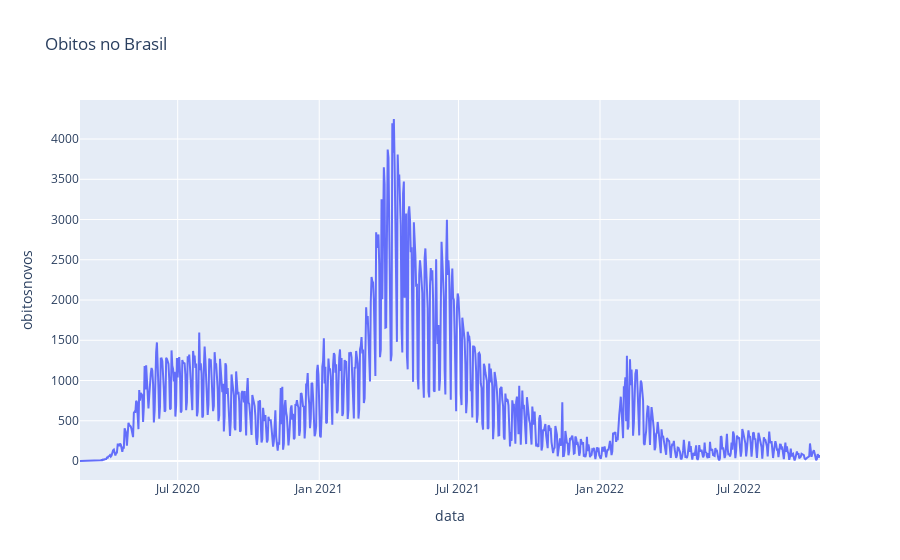

The code cell stored with this chart in its notebook:
### Markdown cell above
## Análise com gráficos de linha

### Code cell
px.line(brasil, 'data', 'obitosnovos',
       title='Obitos no Brasil')

### Figure 1 — Plotly figure (JSON) as saved in the notebook; plotly's stock layout.template omitted (floating-point values rounded to 4 significant figures; data arrays with more than 128 entries replaced by an {"elided": "..."} marker saying what was removed)
{"data": [{"hovertemplate": "data=%{x}<br>obitosnovos=%{y}<extra></extra>", "legendgroup": "", "line": {"color": "#636efa", "dash": "solid"}, "marker": {"symbol": "circle"}, "mode": "lines", "name": "", "orientation": "v", "showlegend": false, "type": "scatter", "x": {"elided": "963 str values"}, "xaxis": "x", "y": {"elided": "963 int values"}, "yaxis": "y"}], "layout": {"legend": {"tracegroupgap": 0}, "title": {"text": "Obitos no Brasil"}, "xaxis": {"anchor": "y", "domain": [0, 1], "title": {"text": "data"}}, "yaxis": {"anchor": "x", "domain": [0, 1], "title": {"text": "obitosnovos"}}}}
